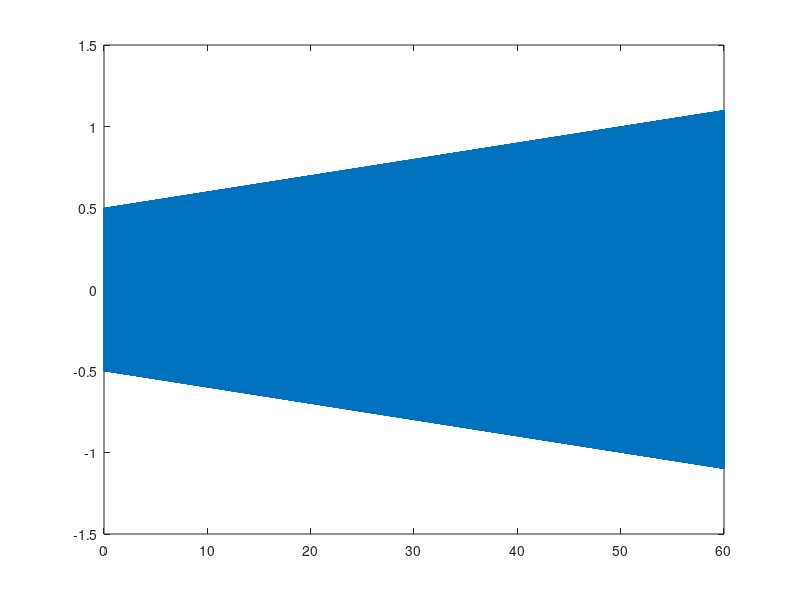

Here is the MATLAB script that generated this plot:
clear all;
fs = 8192;
T = 1/fs;
f = 523.25*2;
t = (0:T:60-T);
A_t = 0.01*t + 0.5;
y_t = A_t.*sin(2*pi*f*t);

sig_length = length(t);
beep_sequence = zeros(1,sig_length);
beep_period = fs/2; 
beep_length = ceil(fs*0.03);

y_t = A_t.*sin(2*pi*f*t);

%sound(y_t)
plot(t, y_t);
